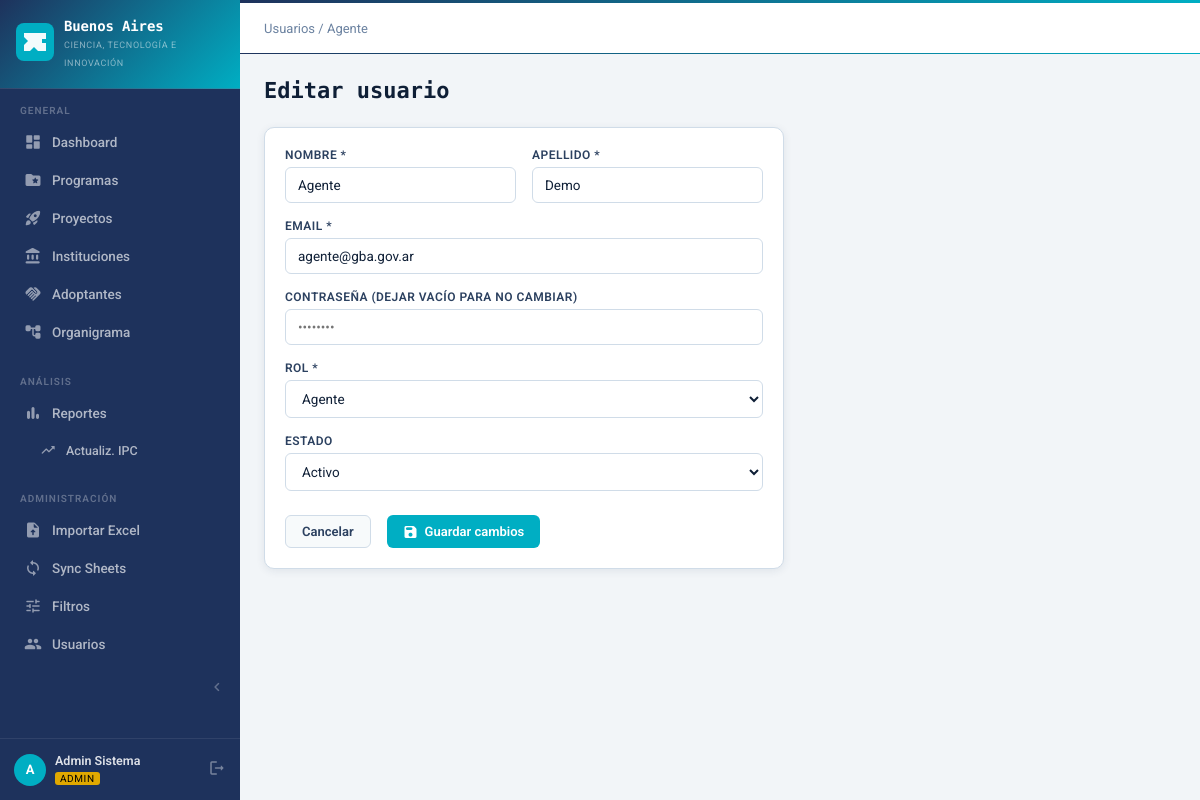
The page /admin/usuarios/3/editar (signed in) on the database its author committed.
### tables this page shows
CREATE TABLE users (
        id INTEGER PRIMARY KEY AUTOINCREMENT,
        nombre TEXT NOT NULL,
        apellido TEXT NOT NULL,
        email TEXT UNIQUE NOT NULL,
        password_hash TEXT NOT NULL,
        rol TEXT NOT NULL DEFAULT 'agente',
        activo INTEGER DEFAULT 1,
        created_at DATETIME DEFAULT CURRENT_TIMESTAMP
    );

### blueprints/admin.py (the view, shortened to what this page needs)
@bp.route('/admin/usuarios/<int:uid>/editar', methods=['GET', 'POST'])
@admin_required
def usuario_editar(uid):
    usuario = query("SELECT * FROM users WHERE id=?", (uid,), one=True)
    return render_template('admin/usuario_form.html', usuario=usuario)

### database.py (called while the page is built)
def get_db():
    conn = sqlite3.connect(DB_PATH)
    conn.row_factory = sqlite3.Row
    conn.execute("PRAGMA foreign_keys = ON")
    return conn

def query(sql, args=(), one=False):
    conn = get_db()
    cur = conn.execute(sql, args)
    rv = cur.fetchall()
    conn.close()
    return (rv[0] if rv else None) if one else rv

### helpers/auth.py (called while the page is built)
def admin_required(f):
    @wraps(f)
    def decorated(*args, **kwargs):
        if 'user_id' not in session:
            return redirect(url_for('auth.login'))
        if session.get('rol') not in ['admin']:
            flash('No tenés permiso para realizar esta acción.', 'danger')
            return redirect(url_for('dashboard.dashboard'))
        return f(*args, **kwargs)
    return decorated

def can_edit():
    return session.get('rol') in ['admin', 'agente']

def is_admin():
    return session.get('rol') == 'admin'

### templates/admin/usuario_form.html (shortened to what this page needs)
{% extends "base.html" %}
{% block breadcrumb %}
  <a href="{{ url_for('admin.usuarios') }}" style="color:var(--text-muted);text-decoration:none;">Usuarios</a>
  / {% if usuario %}{{ usuario.nombre }}{% else %}Nuevo{% endif %}
{% endblock %}
{% block content %}
<div class="page-header">
  <div class="page-header-left">
    <h1>{% if usuario %}Editar usuario{% else %}Nuevo usuario{% endif %}</h1>
  </div>
</div>
<div style="max-width:520px;">
  <form method="post">
    <div class="card card-body">
      <div class="form-grid mb-2">
        <div class="form-group">
          <label class="form-label">Nombre *</label>
          <input name="nombre" class="form-control" required value="{{ usuario.nombre if usuario else '' }}">
        </div>
        <div class="form-group">
          <label class="form-label">Apellido *</label>
          <input name="apellido" class="form-control" required value="{{ usuario.apellido if usuario else '' }}">
        </div>
      </div>
      <div class="form-group mb-2">
        <label class="form-label">Email *</label>
        <input type="email" name="email" class="form-control" required value="{{ usuario.email if usuario else '' }}">
      </div>
      <div class="form-group mb-2">
        <label class="form-label">Contraseña {% if usuario %}(dejar vacío para no cambiar){% else %}*{% endif %}</label>
        <input type="password" name="password" class="form-control" {% if not usuario %}required{% endif %} placeholder="••••••••">
      </div>
      <div class="form-group mb-2">
        <label class="form-label">Rol *</label>
        <select name="rol" class="form-control">
          <option value="agente" {% if usuario and usuario.rol == 'agente' %}selected{% endif %}>Agente</option>
        </select>
      </div>
      {% if usuario %}
      <div class="form-group mb-3">
        <label class="form-label">Estado</label>
        <select name="activo" class="form-control">
          <option value="1" {% if usuario.activo %}selected{% endif %}>Activo</option>
        </select>
      </div>
      {% endif %}
      <div class="flex gap-2">
        <a href="{{ url_for('admin.usuarios') }}" class="btn btn-secondary">Cancelar</a>
        <button type="submit" class="btn btn-primary">
          <span class="material-icons-round">save</span>
          {% if usuario %}Guardar cambios{% else %}Crear usuario{% endif %}
        </button>
      </div>
    </div>
  </form>
</div>
{% endblock %}

### static/css/style.css (style rules this page uses)
:root { --navy: #1E325C; --teal: #00AEC3; --gray: #878787; --white: #FFFFFF; --navy-mid: #2B4470; --navy-light: #3A5585; --teal-dark: #007F8F; --teal-mid: #4EC8D8; --teal-light: #A8E4EC; --teal-pale: #E6F7FA; --grad-main: linear-gradient(135deg, #1E325C 0%, #00AEC3 100%); --grad-light: linear-gradient(135deg, #FFFFFF 0%, #1E325C 100%); --green: #1A9E5C; --green-pale: #E6F5EE; --red: #C0392B; --red-pale: #FDEDEC; --gold: #E0A800; --gold-light: #FEF9E7; --orange: #D35400; --orange-pale:#FEF0E6; --purple: #6C3483; --purple-pale:#F4ECF7; --blue: var(--teal); --blue-light: var(--teal-mid); --blue-pale: var(--teal-pale); --bg: #F2F5F8; --surface: #FFFFFF; --surface-2: #F7FAFB; --border: #D0DCE8; --text: #0F1F36; --text-mid: #2C4160; --text-muted: #6B82A0; --sidebar-w: 240px; --radius: 10px; --radius-sm: 6px; --shadow: 0 2px 8px rgba(30,50,92,.09); --shadow-md: 0 4px 16px rgba(30,50,92,.13); --shadow-lg: 0 8px 32px rgba(30,50,92,.18); }
*, *::before, *::after { box-sizing: border-box; margin: 0; padding: 0; }
html { font-size: 15px; }
body { font-family: 'Roboto', sans-serif; background: var(--bg); color: var(--text); min-height: 100vh; }
h1,h2,h3,h4,h5 { font-family: 'Encode Sans', sans-serif; font-weight: 700; }
.card { background: var(--surface); border-radius: var(--radius); border: 1px solid var(--border); box-shadow: var(--shadow); }
.card-body { padding: 20px; }
.form-grid { display: grid; grid-template-columns: 1fr 1fr; gap: 16px; }
.form-group { display: flex; flex-direction: column; gap: 5px; }
.form-label { font-size: 12px; font-weight: 600; color: var(--text-mid); text-transform: uppercase; letter-spacing: .04em; }
.form-control { padding: 9px 12px; border: 1.5px solid var(--border); border-radius: var(--radius-sm); font-family: 'Roboto', sans-serif; font-size: 13.5px; color: var(--text); background: var(--surface); transition: border-color .15s, box-shadow .15s; outline: none; width: 100%; }
select.form-control { cursor: pointer; }
.btn { display: inline-flex; align-items: center; gap: 6px; padding: 8px 16px; border-radius: var(--radius-sm); font-family: 'Roboto', sans-serif; font-size: 13px; font-weight: 600; cursor: pointer; border: none; text-decoration: none; transition: all .15s; white-space: nowrap; }
.btn .material-icons-round { font-size: 16px; }
.btn-primary { background: var(--blue); color: #fff; }
.btn-secondary { background: var(--surface-2); color: var(--text-mid); border: 1px solid var(--border); }
.page-header { display: flex; align-items: flex-start; justify-content: space-between; margin-bottom: 24px; gap: 16px; }
.page-header-left h1 { font-size: 22px; font-weight: 700; }
.mb-2 { margin-bottom: 16px; }
.mb-3 { margin-bottom: 24px; }
.flex { display: flex; }
.gap-2 { gap: 16px; }

### rows shown on the page
users: nombre "Agente", apellido "Demo", email "agente@gba.gov.ar", rol "Agente", activo "Activo"

### other values the page prints
{{ session.nombre[0] }} "A"
{{ session.nombre }} "Admin Sistema"
{{ session.rol }} "ADMIN"
